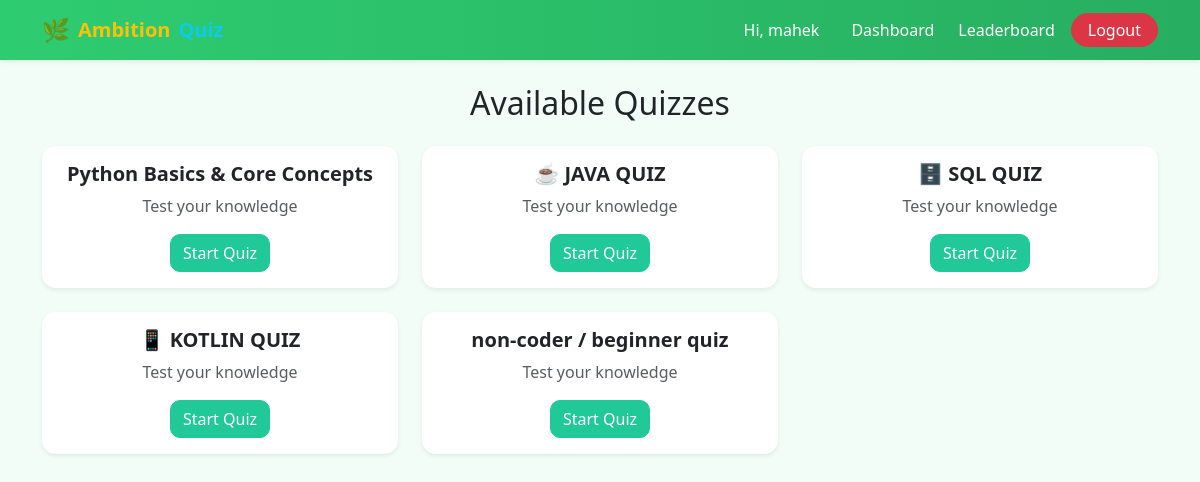
The app's page /quizzes/ (signed in) with its own data.
### quiz/models.py (models this page shows, shortened)
class Quiz(models.Model):
    title = models.CharField(max_length=100)

### quiz/views.py (the view)
# urls.py: path('quizzes/', views.quiz_list, name='quiz_list'),
def quiz_list(request):
    quizzes = Quiz.objects.all()
    return render(request, 'quiz/quiz_list.html', {'quizzes': quizzes})

### quiz/templates/quiz/quiz_list.html (shortened to what this page needs)
{% extends 'quiz/base.html' %}
{% block content %}
<h2 class="mb-4 text-center">Available Quizzes</h2>
<div class="row">
    {% for quiz in quizzes %}
        <div class="col-md-4">
            <div class="card quiz-card shadow-sm mb-4">
                <div class="card-body text-center">
                    <h5 class="card-title">{{ quiz.title }}</h5>
                    <p class="text-muted">Test your knowledge</p>
                    <a href="{% url 'quiz_detail' quiz.id %}" class="btn btn-success">
                        Start Quiz
                    </a>
                </div>
            </div>
        </div>
    {% empty %}
        <p class="text-center">No quizzes available.</p>
    {% endfor %}
</div>
{% endblock %}

### quiz/templates/quiz/base.html (shortened to what this page needs)
<!DOCTYPE html>
<html lang="en">
<head>
    <link href="https://cdn.jsdelivr.net/npm/bootstrap@5.3.2/dist/css/bootstrap.min.css" rel="stylesheet">
    {% load static %}
    <link rel="stylesheet" href="{% static 'quiz/style.css' %}">
</head>
<body>
<nav class="navbar navbar-expand-lg navbar-dark shadow-sm"
     style="background: linear-gradient(90deg, #2ecc71, #27ae60);">
  <div class="container">
    <a class="navbar-brand d-flex align-items-center gap-2 fw-bold" href="/">
      <span style="font-size: 1.4rem;">🌿</span>
      <span class="text-warning">Ambition</span>
      <span class="text-info">Quiz</span>
    </a>
    <div class="collapse navbar-collapse" id="navbarNav">
      <ul class="navbar-nav ms-auto align-items-center">
        {% if user.is_authenticated %}
          <li class="nav-item me-2">
            <span class="nav-link text-light">
              Hi, {{ user.username }}
            </span>
          </li>
          <li class="nav-item">
            <a class="nav-link text-light" href="{% url 'dashboard' %}">
              Dashboard
            </a>
          </li>
          <li class="nav-item">
            <a class="nav-link text-light" href="{% url 'leaderboard' %}">
              Leaderboard
            </a>
          </li>
          <li class="nav-item ms-2">
            <a class="btn btn-danger px-3 py-1 rounded-pill"
               href="{% url 'logout' %}">
              Logout
            </a>
          </li>
        {% endif %}
      </ul>
    </div>
  </div>
</nav>
<div class="container mt-4">
    {% block content %}
    {% endblock %}
</div>
</body>
</html>

### quiz/static/quiz/style.css (style rules this page uses)
body { background-color: #f1fdf6; color: #212529; font-family: "Segoe UI", Roboto, Arial, sans-serif; }
.navbar { background: linear-gradient(90deg, #30ed95, #286e59); }
.navbar .nav-link { color: #ffffff !important; font-weight: 500; margin-left: 8px; }
.card { border-radius: 14px; border: none; box-shadow: 0 6px 18px rgba(0, 0, 0, 0.08); }
.card-title { font-weight: 600; }
.quiz-card { transition: transform 0.3s ease, box-shadow 0.3s ease; }
.btn { border-radius: 10px; font-weight: 500; }
.btn-success { background-color: #20c997; border-color: #20c997; }
a { color: #198754; text-decoration: none; }

### records on screen
Quiz: title "Python Basics & Core Concepts"
Quiz: title "☕ JAVA QUIZ"
Quiz: title "🗄️ SQL QUIZ"
Quiz: title "📱 KOTLIN QUIZ"
Quiz: title "non-coder / beginner quiz"

### other values on screen
{{ user.username }} "mahek"
